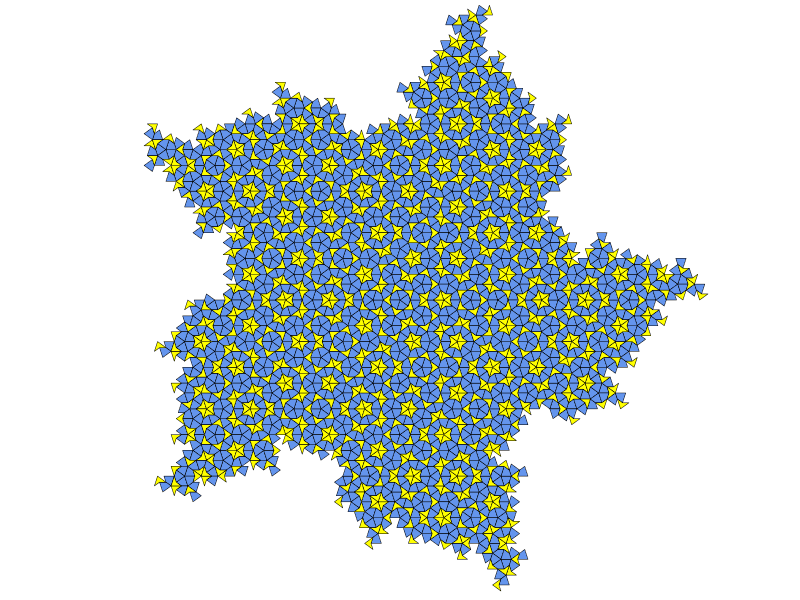

The R source for this figure:
# This script plots a P2 Penrose tiling. 
# It is made of "kite" tiles and "arrow" tiles. It is a periodic
# and very pretty.

# function to add transparancy to a color
add_transparancy <- function(col, alpha) {
    col_rgb = col2rgb(col, alpha = alpha)
    return(rgb(col_rgb[1], 
               col_rgb[2],
               col_rgb[3],
               col_rgb[4], 
               maxColorValue = 255)
    )
}

# kite color
col_k   <- add_transparancy("cornflowerblue", 1) #add_transparancy("white", 1)
# arrows color 
col_a    <- add_transparancy("yellow", 1)#add_transparancy("mistyrose", 1)
# line color
col_line <- "black"#"ivory"

# number of iterations (more iterations make more tiles)
it_max   <- 7
# line width
lwd <- 0.5

# should a rectangular box be ?
draw_rect <- F
# if yes, give the dimensions of the rectangle (1 x 1 takes the whole tiling)
width_rect <- 0.8
height_rect <- 0.5

# export the image to jpeg ?
export_jpeg <- T
# if yes, export file
export_file <- "im_penrose_kite_star_p2_it7.jpeg"
# jpeg image parameters
width <- 50
height <- 50
res <- 600
pointsize <- 5

# shape at the center of the plot
start <- "star" # either "sun" or "star"

# angle a = pi / 5
a <- pi / 5
# golden ratio
phi <-  0.5 * (1 + sqrt(5))
# function to get the perpendicular vector to a vector u
orth_direct <- function(u) {
    return(c(-u[2], u[1]))
}

# function to get the distance between two points
dist <- function(A, B) {
    return(sqrt((A[1] - B[1]) ^ 2 + (A[2] - B[2]) ^ 2))
}
# function to draw a "kite" tile. 
# S are the coordinate of the summit of the kite (pointy part)
# C are the coordinate of the bottom of the kite (less pointy part)
draw_kite <- function(S, C, 
                      col = "red", 
                      border = NA, 
                      lwd = 0.5) {
    u <- C - S
    v <- orth_direct(u)
    A <- S + cos(a) * u + sin(a) * v
    B <- S + cos(a) * u - sin(a) * v
    
    polygon(c(S[1], A[1], C[1], B[1]), 
            c(S[2], A[2], C[2], B[2]),
            col = col, border = border, lwd = lwd)
}
# function to draw a "arrow" tile
# S are the coordinate of the summit of the arrow (pointy part)
# C are the coordinate of the bottom of the arrow (concave angle)
draw_arrow <- function(S, C, 
                       col = "blue", 
                       border = NA, 
                       lwd = 0.5) {
    u <- C - S
    v <- orth_direct(u)
    A <- S + cos(a) * phi * u + sin(a) * phi * v
    B <- S + cos(a) * phi * u - sin(a) * phi * v
    polygon(c(S[1], A[1], C[1], B[1]), 
            c(S[2], A[2], C[2], B[2]),
            col = col, border = border, lwd = lwd)
}

# function to cut a "kite" tile into 2 "kites" and an "arrow" tile
cut_kite <- function(S, C) {
    u <- C - S
    v <- orth_direct(u)
    S1 <- S + cos(a) * u + sin(a) * v
    S2 <- S + cos(a) * u - sin(a) * v
    C1 <- C2 <- C - 1 / phi ^ 2 * u
    S3 <- S
    C3 <- S + (S2 - S) * (phi - 1) / phi
    return(list(S1 = S1, C1 = C1, S2 = S2, C2 = C2, S3 = S3, C3 = C3))
}

# function to cut a "arrow" tile into a "kite" and a "arrow" tile
cut_arrow <- function(S, C) {
    u <- C - S
    v <- orth_direct(u)
    S_k <- S
    C_k <- C
    S_a  <- S + cos(a) * phi * u + sin(a) * phi * v
    C_a  <- S_a + 1 / phi ^ 2 * (S - S_a)
    
    return(list(S_k = S_k, C_k = C_k, S_a = S_a, C_a = C_a))
}

# initialize
it <- 0
n  <- 5

# define tiles of the central shape
if (start == "sun") {
    n_k <- 5
    n_a  <- 0
    S_k <- C_k <- matrix(0, nrow = 2, ncol = n_k)
    C_k[1, ] <- cos(a * (1 + 2 * 0:4))
    C_k[2, ] <- sin(a * (1 + 2 * 0:4))
    S_a <- C_a <- matrix(nrow = 2, ncol = 0)
} else if (start == "star") {
    n_k <- 0
    n_a  <- 5
    S_a <- C_a <- matrix(0, nrow = 2, ncol = n_a)
    C_a[1, ] <- cos(a * (1 + 2 * 0:4))
    C_a[2, ] <- sin(a * (1 + 2 * 0:4))
    S_k <- C_k <- matrix(nrow = 2, ncol = 0)    
}

# 
while (it <= it_max) {
    it <- it + 1
    
    # total number of tiles
    n_p <- n
    # present number of kite and arrow tiles
    n_k_p <- n_k
    n_a_p  <- n_a
    # present coordinates of kite tiles
    S_k_p <- S_k
    C_k_p <- C_k
    # present coordinates of arrow tiles
    S_a_p <- S_a
    C_a_p <- C_a
    # new increased number of kite and arrow tiles
    n_k <- n_a_p + 2 * n_k_p
    n_a  <- n_a_p + n_k_p
    # new total number of tiles
    n    <- n_k + n_a
    
    # Let's compute the new coordinates of the tiles
    S_k <- C_k <- matrix(0, nrow = 2, ncol = n_k)
    S_a  <- C_a  <- matrix(0, nrow = 2, ncol = n_a)
    if (n_k_p > 0) {
        # cut all kite tiles in 3 (2 kites and 1 arrow)
        for (i in 1:n_k_p) {
            dec <- cut_kite(S_k_p[, i], C_k_p[, i])
            S_k[, 2 * i - 1] <- dec$S1 
            C_k[, 2 * i - 1] <- dec$C1
            S_k[, 2 * i]     <- dec$S2 
            C_k[, 2 * i]     <- dec$C2
            S_a[, i] <- dec$S3 
            C_a[, i] <- dec$C3
        }
    }
    if (n_a_p > 0) {
        # cit all arrow tiles in 2 (1 kite and 1 arrow) 
        for (i in 1:n_a_p) {
            dec <- cut_arrow(S_a_p[, i], C_a_p[, i])
            S_k[, 2 * n_k_p + i] <- dec$S_k
            C_k[, 2 * n_k_p + i] <- dec$C_k
            S_a[, n_k_p + i] <- dec$S_a 
            C_a[, n_k_p + i] <- dec$C_a
        }
    }
    # If it's the end, make a plot.
    if (it == it_max) {
        if (export_jpeg) {
            jpeg(export_file, 
                 width = width, height = height, 
                 res = res, pointsize = pointsize, units = "cm")
        }
        # no margins
        par(mai = c(0, 0, 0, 0))
        # make an empty plot
        scale <- 1.5
        plot(NULL, xlim = scale * c(-1, 1), 
             ylim = scale * c(-1, 1), 
             xlab = "", ylab = "", asp = 1, 
             xaxt = "n", yaxt = "n", bty = "n")
        # draw all kite tiles one by one.
        for (i in 1:n_k) {
            S <- S_k[, i]
            C <- C_k[, i]
            draw_kite(S, C, col = col_k, border = col_line, lwd = lwd)
        }
        # draw all arrow tiles one by one
        for (i in 1:n_a) {
            S <- S_a[, i]
            C <- C_a[, i]
            draw_arrow(S, C, col_a, border = col_line, lwd = lwd)
        }
        # eventually draw a rectangle
        if (draw_rect) {
            points(width_rect / 2 * c(-1, -1, 1, 1, -1), height_rect / 2 * c(1, -1, -1, 1, 1), type = "l", lwd = 2)
        }
        if (export_jpeg) {
            dev.off()
        }
    }
}